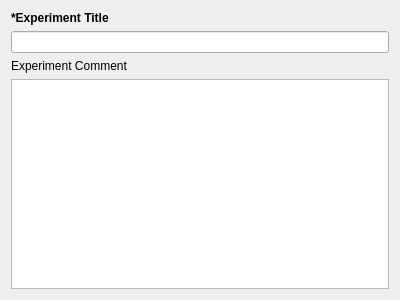
<?xml version="1.0" encoding="UTF-8"?>
<ui version="4.0">
 <class>Form</class>
 <widget class="QWidget" name="Form">
  <property name="geometry">
   <rect>
    <x>0</x>
    <y>0</y>
    <width>400</width>
    <height>300</height>
   </rect>
  </property>
  <property name="windowTitle">
   <string>Form</string>
  </property>
  <layout class="QVBoxLayout" name="verticalLayout">
   <item>
    <widget class="QLabel" name="LAB_Title">
     <property name="font">
      <font>
       <pointsize>9</pointsize>
      </font>
     </property>
     <property name="text">
      <string>&lt;html&gt;&lt;head/&gt;&lt;body&gt;&lt;p&gt;&lt;span style=&quot; font-weight:700;&quot;&gt;*Experiment Title&lt;/span&gt;&lt;/p&gt;&lt;/body&gt;&lt;/html&gt;</string>
     </property>
    </widget>
   </item>
   <item>
    <widget class="QLineEdit" name="LE_Title">
     <property name="enabled">
      <bool>true</bool>
     </property>
     <property name="minimumSize">
      <size>
       <width>200</width>
       <height>0</height>
      </size>
     </property>
     <property name="font">
      <font>
       <pointsize>9</pointsize>
      </font>
     </property>
    </widget>
   </item>
   <item>
    <widget class="QLabel" name="LAB_Title_2">
     <property name="font">
      <font>
       <pointsize>9</pointsize>
      </font>
     </property>
     <property name="text">
      <string>Experiment Comment</string>
     </property>
    </widget>
   </item>
   <item>
    <widget class="QPlainTextEdit" name="TE_Experiment_Comment">
     <property name="enabled">
      <bool>true</bool>
     </property>
     <property name="minimumSize">
      <size>
       <width>200</width>
       <height>0</height>
      </size>
     </property>
     <property name="font">
      <font>
       <pointsize>9</pointsize>
      </font>
     </property>
    </widget>
   </item>
  </layout>
 </widget>
 <resources/>
 <connections/>
</ui>
